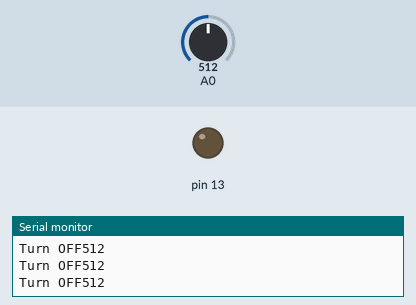
Recording of a sketch running on a simulated Arduino Uno, built with avr-gcc and run on an emulated ATmega328P. On the bench: output pins drawn as LEDs (lit = HIGH), the last lines printed to the serial monitor. Inputs (shaded band) come from the test bench; at power-on: A0 = 512.

Above: at 1.3 s.
1.4 s: A0 set to 20
2.9 s: A0 set to 15
At 4.2 s:
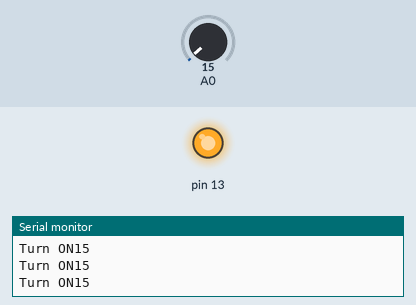
4.5 s: A0 set to 122
At 5.8 s:
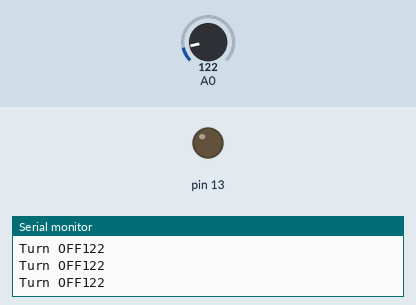
Timing chart, 0 to 7.5 s (numbered marks = the images above; inputs shaded):
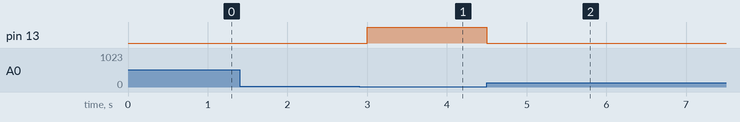

Measured:
- the behaviour switches between 18 and 17 on A0 (found by bisection; images 0 and 1)
- after the input at 2.9 s, pin 13: LOW → HIGH after 0.10 s
- after the input at 4.5 s, pin 13: HIGH → LOW at once

The sketch:

ldr.ino
```cpp
//LDR = light dependent resistors
void setup() {
  Serial.begin(9600);
  pinMode(13,OUTPUT);
  pinMode(A0,INPUT);
}

void loop() {
  int LDR_Value = analogRead(A0);
  if(LDR_Value <= 17){
    digitalWrite(13,HIGH);
    Serial.print("Turn ON");
    Serial.println(LDR_Value);
  }
  else{
    digitalWrite(13,LOW);
    Serial.print("Turn OFF");
    Serial.println(LDR_Value);
    delay(500);
  }
  //float voltage = sensorValue * (5.0 / 1023.0);
  //Serial.println(voltage);
}
```
